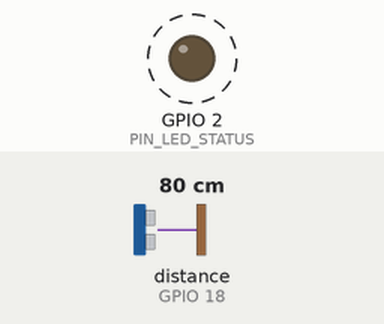
Recording of a sketch running on a simulated ESP32. Parts: output pins drawn as LEDs (lit = HIGH). Wiring (inferred from the names in the program): ultrasonic range finder: trigger GPIO 5; echo GPIO 18. Dashed ring = blinking. The inputs (shaded band) are chosen by the test bench; at power-on: distance to the obstacle (sensor on GPIO 18) 80 cm. The echo pulse lasts 58.3 µs per cm; WiFi joins after 1.5 s; servers stay silent unless stated; uploads are accepted with an empty reply; pins used as bus, display or sensor lines are not drawn; what the sketch prints to the serial monitor is not drawn.

Above: at 3.9 s.
Timing chart, 0 to 8.5 s (numbered marks = the images above):
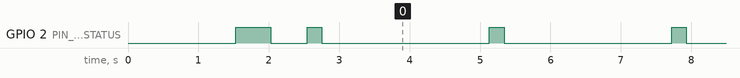

Measured:
- by itself, GPIO 2 (PIN_LED_STATUS): repeats every 2.6 s: HIGH 0.21 s, LOW 2.4 s

The sketch:

esp32_hysr05_student.ino
```cpp
/*
 ============================================================================
  PROYECTO: ESP32 HTTP LAB - RADAR DE PROXIMIDAD (SENSOR ULTRASÓNICO HY-SR05)
  OBJETIVO: Cada estudiante conecta un sensor de ultrasonido HY-SR05 (o HC-SR04)
            a su ESP32 para medir distancia en tiempo real (ToF) y transmitirla
            vía HTTP POST al servidor Dokploy. La pantalla del aula ubica a cada
            estudiante en un radar táctico interactivo con zonas de alerta.
 ============================================================================
  CONEXIÓN DE HARDWARE (SENSOR HY-SR05 / HC-SR04):
  - Pin VCC       -->  5V / VIN (o 3V3 si tu módulo es compatible con 3.3V)
  - Pin TRIG      -->  GPIO 5 del ESP32 (Salida del pulso de disparo de 10µs)
  - Pin ECHO      -->  GPIO 18 del ESP32 (Entrada del pulso reflejado)
  - Pin OUT       -->  (Sin conectar / Modo 4 pines)
  - Pin GND       -->  GND común del ESP32
  - LED Integrado -->  GPIO 2 (Indica transmisión de datos)

  NOTA PEDAGÓGICA SOBRE EL PRINCIPIO FÍSICO:
  El sensor emite un tren de 8 pulsos ultrasónicos a 40 kHz. La onda viaja por
  el aire a ~343 m/s (0.0343 cm/µs), choca con el obstáculo y rebota hacia el
  receptor. El tiempo total de ida y vuelta (duración del pulso Echo) se calcula como:
       Distancia (cm) = (Tiempo en µs × 0.0343) / 2
 ============================================================================
*/

#include <WiFi.h>
#include <HTTPClient.h>

// --------------------------------------------------------------------------
// 1. IDENTIFICACIÓN DEL ESTUDIANTE (¡Cada alumno debe poner sus datos!)
// --------------------------------------------------------------------------
const char* STUDENT_ID   = "208420915";       // Tu carné o ID único de estudiante
const char* STUDENT_NAME = "Brandon Zarate";  // Tu nombre visible en la pantalla
const char* DESK_NUMBER  = "Mesa 1";          // Tu puesto de laboratorio

// --------------------------------------------------------------------------
// 2. CONFIGURACIÓN DE RED WIFI (Misma red del servidor Dokploy / Aula)
// --------------------------------------------------------------------------
const char* WIFI_SSID     = "Fam Zarate Aguero-2.4G";
const char* WIFI_PASSWORD = "yvDU6uev";

// --------------------------------------------------------------------------
// 3. IP LOCAL DEL SERVIDOR DOKPLOY / DOCKER
//    Reemplaza con la IP del servidor de clase (ej: http://192.168.100.2:3000)
// --------------------------------------------------------------------------
const char* SERVER_BASE_URL = "http://192.168.100.2:3000";

// --------------------------------------------------------------------------
// 4. PINES DEL SENSOR ULTRASÓNICO
// --------------------------------------------------------------------------
const int PIN_TRIG = 5;         // Pin Trigger (Emisión)
const int PIN_ECHO = 18;        // Pin Echo (Recepción)
const int PIN_LED_STATUS = 2;   // LED integrado del ESP32

// Control de transmisión inteligente:
// - Transmite si el obstáculo se mueve más de 3.0 cm
// - O transmite un pulso "latido" (heartbeat) cada 2.5 segundos
const float THRESHOLD_CM = 3.0;
const unsigned long HEARTBEAT_INTERVAL_MS = 2500;

float lastSentDistance = -1.0;
unsigned long lastSendTime = 0;

// ==========================================================================
// FUNCIÓN: LECTURA DE DISTANCIA DEL SENSOR HY-SR05
// ==========================================================================
struct ProximityResult {
  float distanceCm;
  long durationUs;
  bool isValid;
};

ProximityResult medirDistancia() {
  ProximityResult res;
  res.distanceCm = 0;
  res.durationUs = 0;
  res.isValid = false;

  // 1. Limpiar el pin TRIG
  digitalWrite(PIN_TRIG, LOW);
  delayMicroseconds(2);

  // 2. Disparar pulso ultrasónico de 10 microsegundos
  digitalWrite(PIN_TRIG, HIGH);
  delayMicroseconds(10);
  digitalWrite(PIN_TRIG, LOW);

  // 3. Medir duración del pulso de retorno en ECHO (Timeout de 30ms = ~5 metros)
  long duration = pulseIn(PIN_ECHO, HIGH, 30000);

  if (duration > 0) {
    // Velocidad del sonido = 343 m/s = 0.0343 cm/us (dividido entre 2 por ida y vuelta)
    float distance = (duration * 0.0343) / 2.0;

    // Rango confiable del sensor HY-SR05 (2 cm a 450 cm)
    if (distance >= 2.0 && distance <= 450.0) {
      res.distanceCm = round(distance * 10.0) / 10.0;
      res.durationUs = duration;
      res.isValid = true;
    }
  }

  return res;
}

// ==========================================================================
// FUNCIÓN: ENVIAR DISTANCIA AL SERVIDOR VÍA HTTP POST
// ==========================================================================
void enviarDistanciaAlServidor(float distanceCm, long durationUs) {
  if (WiFi.status() != WL_CONNECTED) {
    Serial.println("[WIFI] Desconectado. Reintentando reconexión...");
    return;
  }

  digitalWrite(PIN_LED_STATUS, HIGH); // Encender LED de actividad

  HTTPClient http;
  String url = String(SERVER_BASE_URL) + "/api/proximity";

  Serial.println("\n--------------------------------------------------");
  Serial.printf("[HTTP] Enviando distancia: %.1f cm (Pulso: %ld µs) -> %s\n", distanceCm, durationUs, url.c_str());

  http.begin(url);
  http.addHeader("Content-Type", "application/json");

  // Construir JSON del payload
  String payload = "{";
  payload += "\"studentId\":\"" + String(STUDENT_ID) + "\",";
  payload += "\"studentName\":\"" + String(STUDENT_NAME) + "\",";
  payload += "\"deskNumber\":\"" + String(DESK_NUMBER) + "\",";
  payload += "\"distanceCm\":" + String(distanceCm, 1) + ",";
  payload += "\"durationUs\":" + String(durationUs);
  payload += "}";

  unsigned long t0 = millis();
  int httpResponseCode = http.POST(payload);
  unsigned long latencia = millis() - t0;

  if (httpResponseCode > 0) {
    String response = http.getString();
    Serial.printf("[HTTP] Respuesta servidor (Código %d) en %lu ms:\n", httpResponseCode, latencia);
    Serial.printf("       %s\n", response.c_str());
  } else {
    Serial.printf("[HTTP ERROR] Código: %d -> %s\n", httpResponseCode, http.errorToString(httpResponseCode).c_str());
  }

  http.end();
  digitalWrite(PIN_LED_STATUS, LOW); // Apagar LED de actividad
}

// ==========================================================================
// SETUP
// ==========================================================================
void setup() {
  Serial.begin(115200);
  delay(1000);

  Serial.println("\n\n=======================================================");
  Serial.println("  ESP32 HTTP LAB · RADAR DE PROXIMIDAD (HY-SR05)");
  Serial.println("=======================================================");
  Serial.printf(" Estudiante: %s (%s)\n", STUDENT_NAME, STUDENT_ID);
  Serial.printf(" Mesa:       %s\n", DESK_NUMBER);
  Serial.printf(" Pin Trig:   GPIO %d\n", PIN_TRIG);
  Serial.printf(" Pin Echo:   GPIO %d\n", PIN_ECHO);
  Serial.println("=======================================================\n");

  pinMode(PIN_TRIG, OUTPUT);
  pinMode(PIN_ECHO, INPUT);
  pinMode(PIN_LED_STATUS, OUTPUT);
  digitalWrite(PIN_TRIG, LOW);
  digitalWrite(PIN_LED_STATUS, LOW);

  // Conectar a la Red Wi-Fi
  Serial.printf("[WIFI] Conectando a la red '%s'...", WIFI_SSID);
  WiFi.mode(WIFI_STA);
  WiFi.begin(WIFI_SSID, WIFI_PASSWORD);

  int intentos = 0;
  while (WiFi.status() != WL_CONNECTED && intentos < 30) {
    delay(500);
    Serial.print(".");
    digitalWrite(PIN_LED_STATUS, !digitalRead(PIN_LED_STATUS));
    intentos++;
  }

  if (WiFi.status() == WL_CONNECTED) {
    digitalWrite(PIN_LED_STATUS, LOW);
    Serial.println("\n[WIFI] ¡Conectado exitosamente!");
    Serial.print("[WIFI] Dirección IP asignada al ESP32: ");
    Serial.println(WiFi.localIP());
    Serial.print("[WIFI] Dirección MAC: ");
    Serial.println(WiFi.macAddress());
    Serial.print("[WIFI] Intensidad de señal (RSSI): ");
    Serial.print(WiFi.RSSI());
    Serial.println(" dBm");
  } else {
    Serial.println("\n[WIFI ERROR] No se pudo conectar a la red Wi-Fi. Verifica SSID y contraseña.");
  }
}

// ==========================================================================
// LOOP PRINCIPAL
// ==========================================================================
void loop() {
  // Revisa reconexión Wi-Fi si se pierde la señal
  if (WiFi.status() != WL_CONNECTED) {
    Serial.println("[WIFI] Señal perdida. Reconectando...");
    WiFi.reconnect();
    delay(2000);
    return;
  }

  // 1. Medir distancia ultrasónica
  ProximityResult res = medirDistancia();

  if (res.isValid) {
    unsigned long now = millis();
    bool cambioSignificativo = abs(res.distanceCm - lastSentDistance) >= THRESHOLD_CM;
    bool tiempoLatidoCumplido = (now - lastSendTime) >= HEARTBEAT_INTERVAL_MS;

    if (cambioSignificativo || tiempoLatidoCumplido) {
      enviarDistanciaAlServidor(res.distanceCm, res.durationUs);
      lastSentDistance = res.distanceCm;
      lastSendTime = now;
    }
  }

  // Medir cada 120 ms
  delay(120);
}
```
